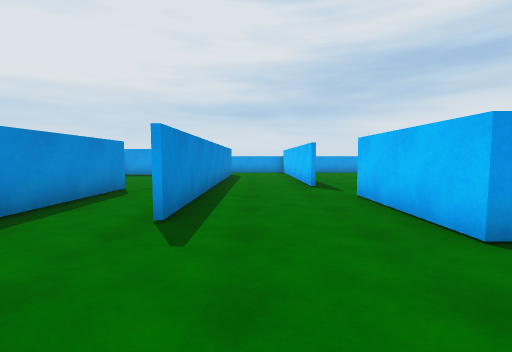
[1] (above)

23 first-person views from a walk through a 3-D level made in the Unity game engine. The camera is 1.2 m above the floor, tilts 4° down and sees 90° across. The floor is counted in squares, 1.44 m on a side. Each view is taken from the middle of a square. On the plan, view 1 faces up. The plan holds only what a view shows up to about 10 squares ahead; the rest is blank. The player character is not drawn.

[2]
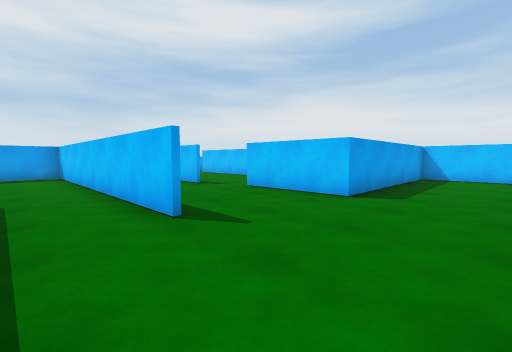

[3]
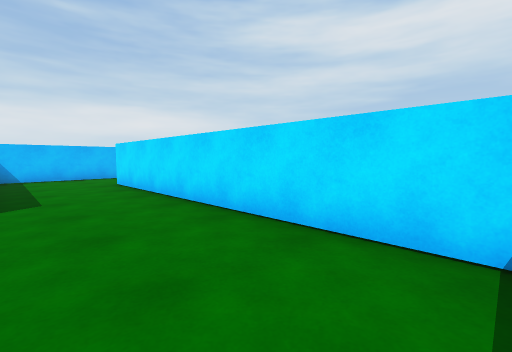

[4]
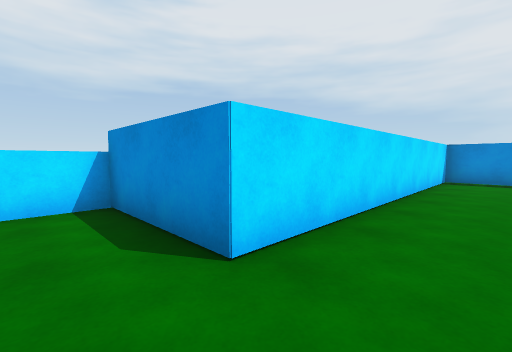

[5]
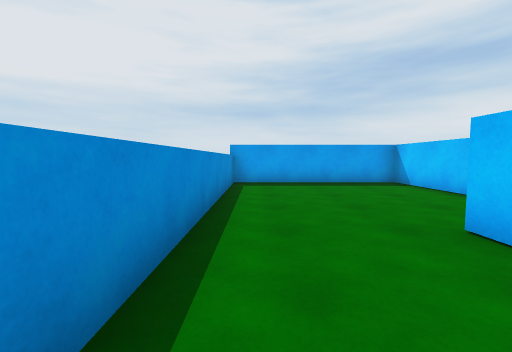

[6]
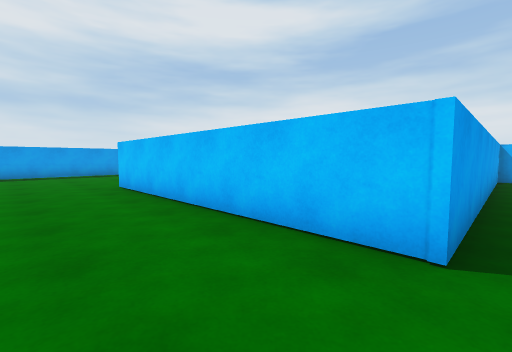

[7]
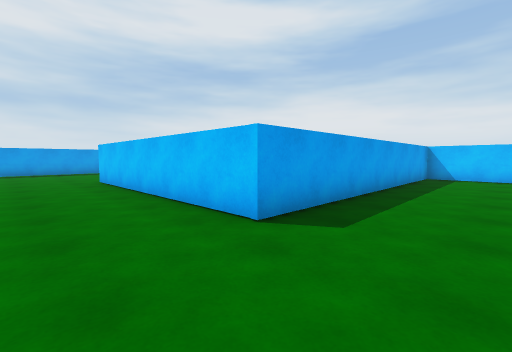

[8]
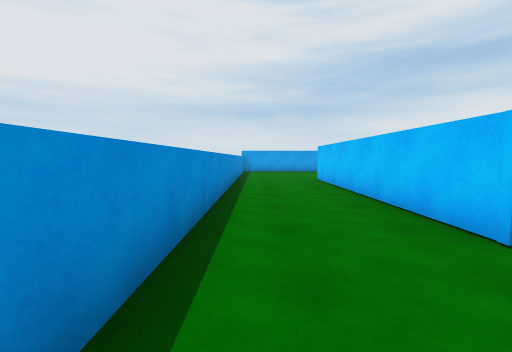

[9]
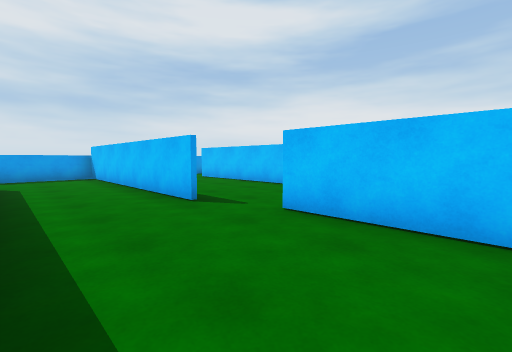

[10]
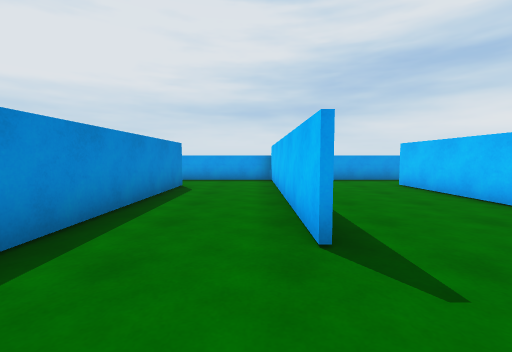

[11]
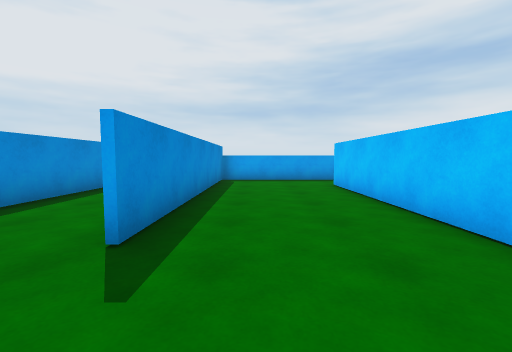

[12]
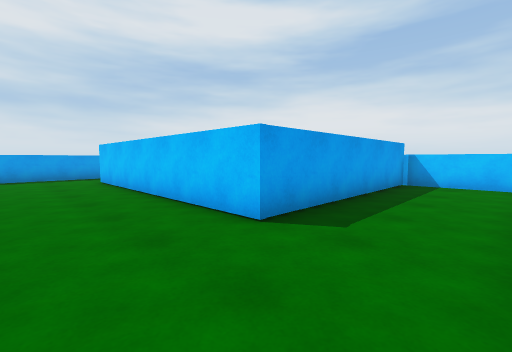

[13]
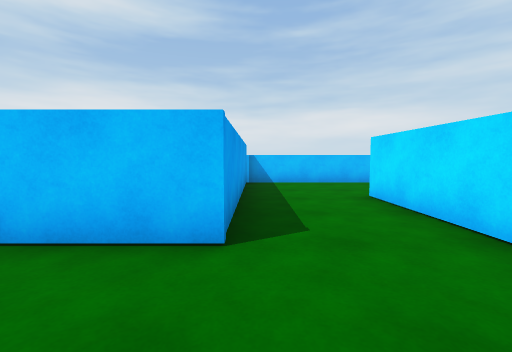

[14]
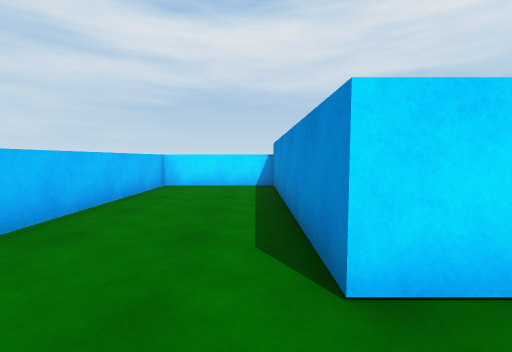

[15]
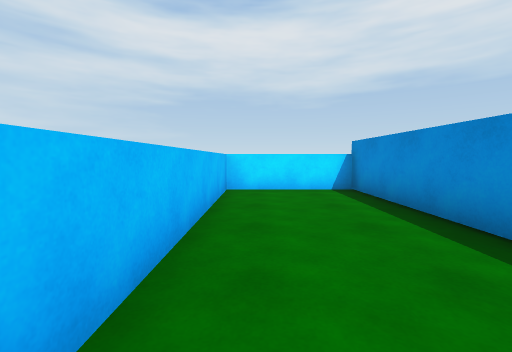

[16]
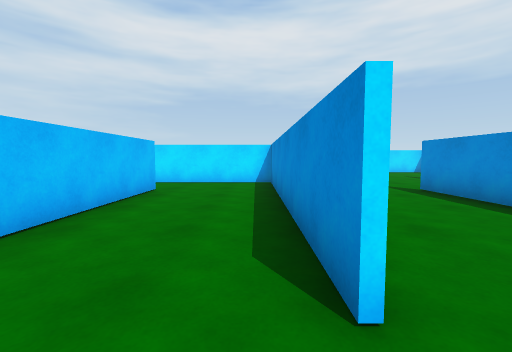

[17]
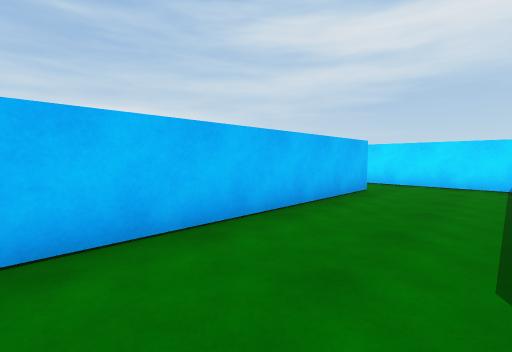

[18]
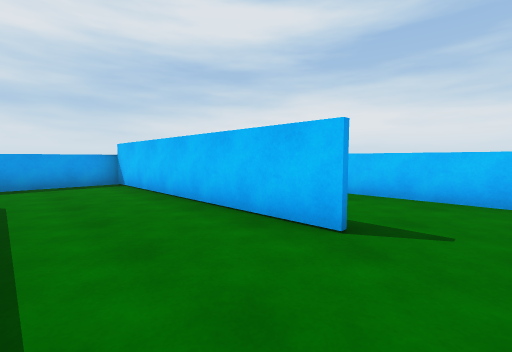

[19]
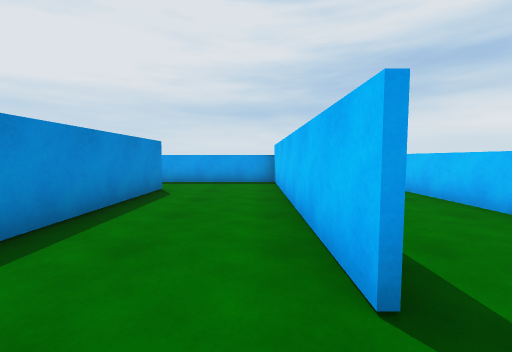

[20]
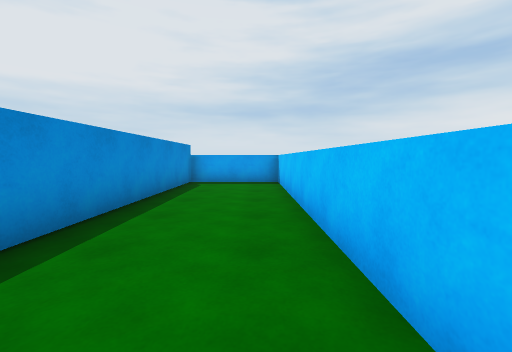

[21]
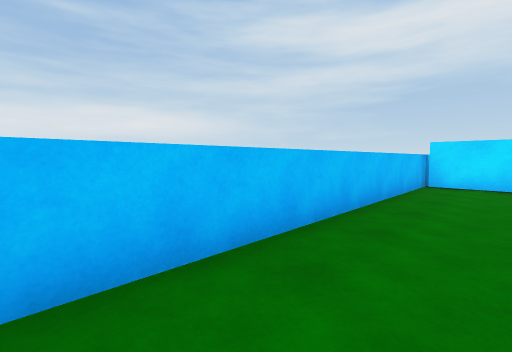

[22]
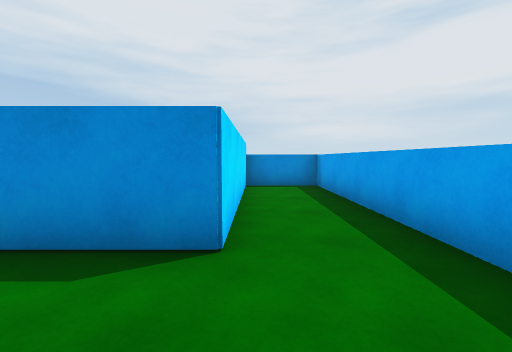

[23]
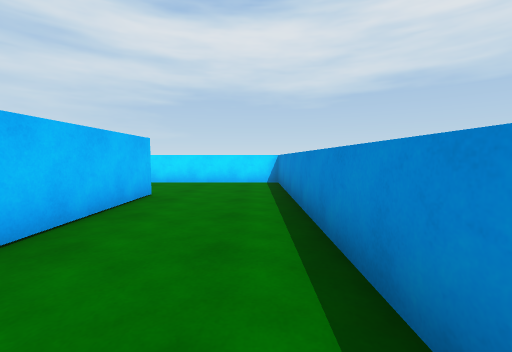

### Floor plan
Points are (right, up) in squares from view 1. A wall is a line through its corners. A room is listed if a view was taken in it or the views show most of it. See-through windows are left out.
Room 1 (views 1, 2, 3, 4, 9, 10)
walls: (-1.3, 3.2) (-1.3, 7.4); (-1.2, 5.4) (-1.2, 3.2); (-3.5, 1.1) (-3.5, -0.6) (5.7, -0.6) (5.7, -3.7) (7.1, -3.7); (-3.5, 6.9) (-3.5, 3.4); (8.3, -0.9) (8.3, 2.4) (2.2, 2.4) (2.2, 5.6)
ways out: opening at (-2.5, 6.5) to room 2; opening at (0.5, 4.5) to room 6
Room 2 (views 5, 6, 7, 8, 23)
walls: (-1.3, 7.4) (-1.3, 12.6) (-6.9, 12.6); (-6.8, 12.9) (-6.8, -3.7) (-5, -3.7); (5.6, -3.1) (5.6, -0.7) (-3.6, -0.7) (-3.6, 6.9)
ways out: opening at (-2.5, 6.5) to room 1
Room 3 (views 11, 12, 13, 14, 15)
walls: (5.4, 2.6) (8.5, 2.6) (8.5, -3.7) (11.8, -3.7) (11.8, 5); (11.8, 5.3) (5.4, 5.3)
ways out: opening at (3.5, 5) to room 7
Room 4 (views 16, 17, 18, 19)
walls: (8.6, 7.2) (8.6, 14.9); (5.5, 12.9) (5.5, 5.4) (8.4, 5.4); (9.1, 14.9) (5.6, 14.9)
ways out: opening at (9, 6.5) to room 5; opening at (5, 13.5) to room 7
Room 5 (views 20, 21)
walls: (8.4, 5.4) (11.8, 5.4); (8.8, 14.8) (8.8, 8.1); (11.8, 5) (11.8, 14.9) (9.1, 14.9)
ways out: opening at (9, 6.5) to room 4
Room 6 (view 22)
walls: (1.6, 7.2) (1.6, 14.6); (1.9, 14.9) (-6.8, 14.9) (-6.8, 12.9); (-6.9, 12.8) (-1.2, 12.8) (-1.2, 5.4)
ways out: opening at (0.5, 4.5) to room 1; opening at (2, 6.5) to room 7
Room 7 (no view inside)
walls: (1.7, 14.9) (1.7, 7.2); (5.4, 5.3) (5.4, 12.9); (5.6, 14.9) (1.9, 14.9)
ways out: opening at (3.5, 5) to room 3; opening at (5, 13.5) to room 4; opening at (2, 6.5) to room 6

Where each view was taken, in squares from view 1:
view 1: 0 up, 0 right, facing up
view 2: 0 up, 3 left, facing up-right
view 3: 2 up, 3 left, facing down-right
view 4: 1 up, 7 right, facing down-left
view 5: 4 up, 6 left, facing up
view 6: 1 down, 6 left, facing up-right
view 7: 3 down, 6 left, facing up-right
view 8: 3 down, 6 left, facing up
view 9: 3 up, 1 left, facing up-right
view 10: 5 up, 1 right, facing up
view 11: 5 up, 3 right, facing up
view 12: 3 up, 3 right, facing up-right
view 13: 5 up, 3 right, facing right
view 14: 4 up, 9 right, facing down
view 15: 3 up, 11 right, facing down
view 16: 14 up, 6 right, facing down
view 17: 14 up, 6 right, facing down-right
view 18: 6 up, 6 right, facing up-right
view 19: 6 up, 8 right, facing up
view 20: 6 up, 11 right, facing up
view 21: 14 up, 10 right, facing down-right
view 22: 13 up, 1 right, facing left
view 23: 5 up, 6 left, facing down
